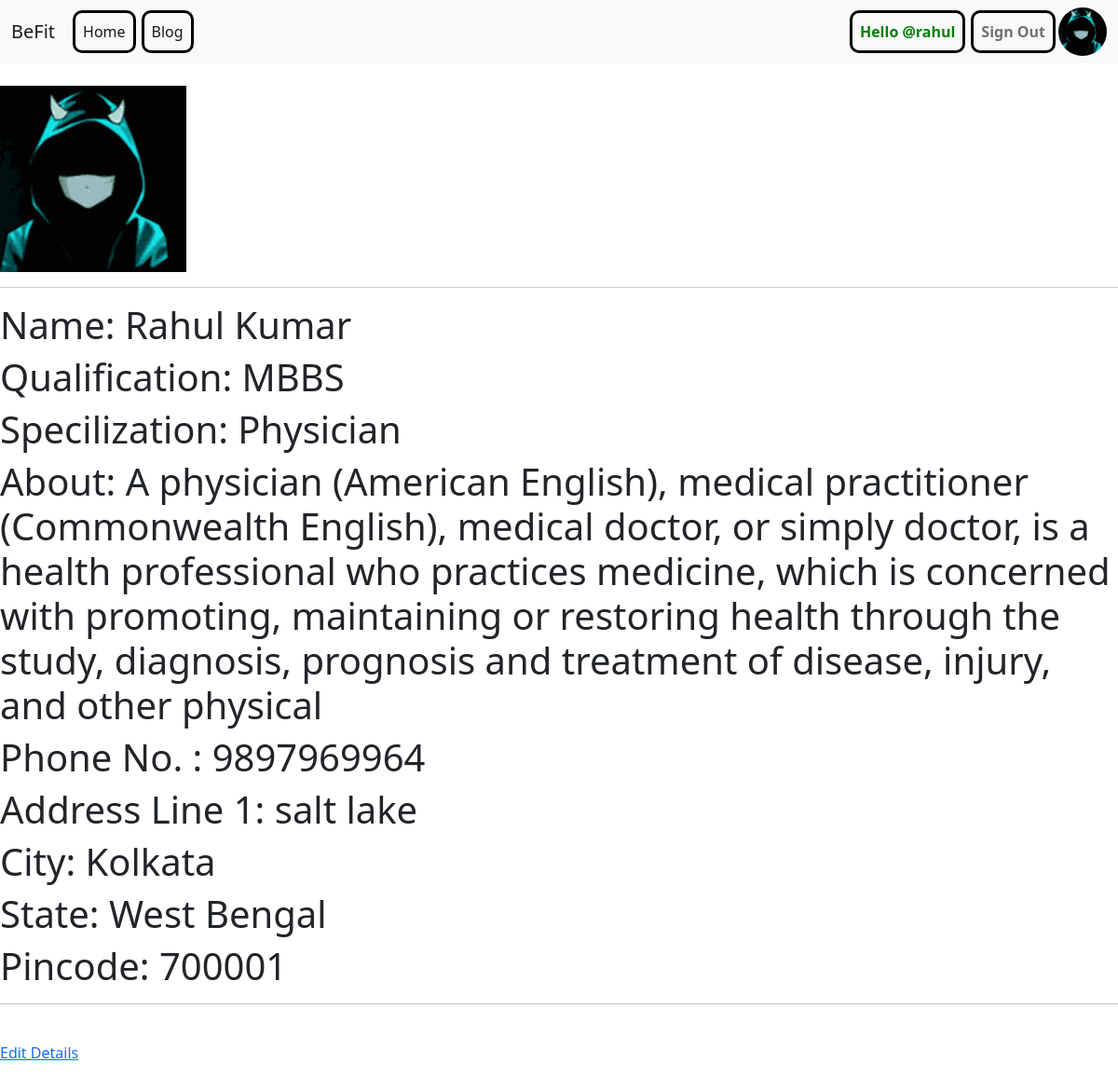
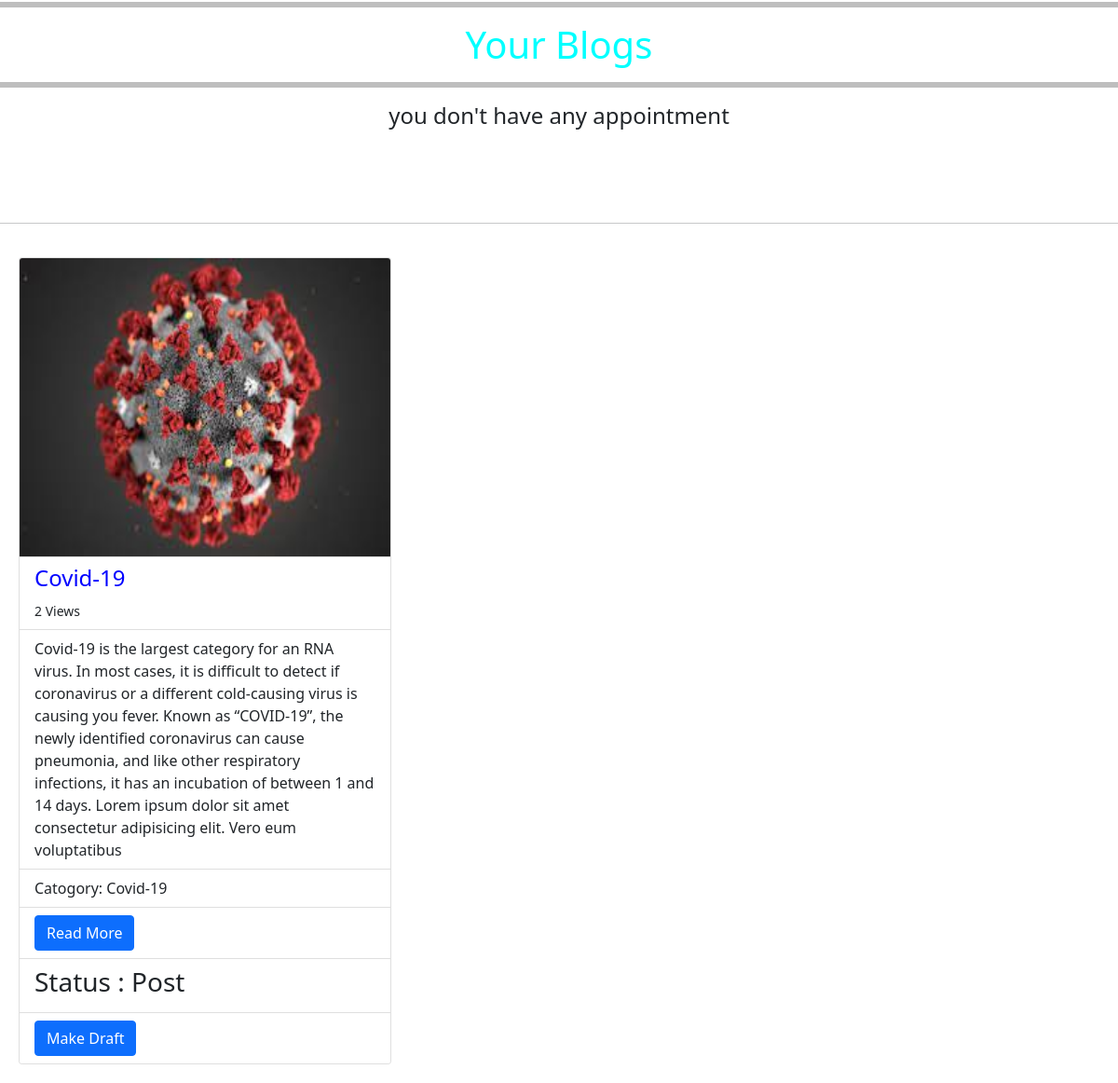
The app's page /profile/ (signed in) with its own data (2 pictures, top to bottom).
### management/models.py (models this page shows, shortened)
class Doctor(models.Model):
    user = models.OneToOneField(User , on_delete=models.CASCADE, related_name='Doctor')
    first_name = models.CharField(max_length=50)
    last_name = models.CharField(max_length=50)
    image = models.ImageField(upload_to = 'asset/profile-pic', default= 'asset/profile-pic/default.png')
    qualification_higest = models.CharField(max_length=40 , blank=True)
    specilization = models.CharField(max_length=100 ,blank=True)
    about = models.CharField(max_length=500 ,blank=True)
    phone_no = models.IntegerField(default=0 ,blank=True)
    add_line_1 = models.CharField(max_length=50 , blank=True)
    add_city = models.CharField(max_length=50  , blank=True)
    add_state = models.CharField(max_length=20 , blank=True)
    add_Pincode = models.IntegerField(default=0 ,blank=True)

### blog/models.py (models this page shows, shortened)
class Blog(models.Model):
    blog_author = models.ForeignKey(User, on_delete=models.CASCADE)
    blog_category = models.ForeignKey(Category, on_delete=models.CASCADE)
    blog_title = models.CharField(max_length=20)
    blog_image = models.ImageField(upload_to = 'asset/blog_image')
    blog_summary = models.CharField(max_length=100)
    blog_content = models.TextField()
    blog_views = models.IntegerField(default=0)
    blog_is_post = models.BooleanField(default=False)

class Category(models.Model):
    category_name = models.CharField(max_length=20)
    def __str__(self):
        return self.category_name

### management/views.py (the view)
# urls.py: path("profile/", views.profile, name="profile"),
def profile(request):
    if request.user.is_staff :
        if  Doctor.objects.filter(user = request.user).exists():
            if Blog.objects.filter(blog_author = request.user).exists():
                data = Doctor.objects.get(user = request.user)
                contents = Blog.objects.filter(blog_author = request.user)
                return render(request, 'profile.html', {'data': data , 'contents':contents})
            else:
                data = Doctor.objects.get(user = request.user)
                contents = Blog.objects.filter(blog_author = request.user)
                return render(request, 'profile.html', {'data': data})
        else:
            return redirect('add_details')
    elif request.user.is_authenticated:
        if  Patient.objects.filter(user = request.user).exists():
            data = Patient.objects.get(user = request.user)
            return render(request, 'profile.html', {'data': data})
        else:
            return redirect('add_details')
    else:
        return render(request, 'index.html')

### management/templates/profile.html (shortened to what this page needs)
{% extends 'base.html' %}
{% load static %}
{% block containt %}
<head>
</head>
<br>
<img src="{{data.image.url}}"  alt="image"  onerror="this.src='../static/dafault.png'" style="width: 200px;">
<hr>
<h1>Name: {{data.first_name}} {{data.last_name}}</h1>
{% if user.is_staff is True %}
<h1>Qualification: {{data.qualification_higest}}</h1>
<h1>Specilization: {{data.specilization}}</h1>
<h1>About: {{data.about}}</h1>
{% endif %}
<h1>Phone No. : {{data.phone_no}}</h1>
<h1>Address Line 1: {{data.add_line_1}}</h1>
<h1>City: {{data.add_city}}</h1>
<h1>State: {{data.add_state}}</h1>
<h1>Pincode: {{data.add_Pincode}}</h1>
<hr>
<br>
<a class="edit-details" href="/edit-details/">Edit Details</a>
<br>
{% if user.is_staff%}
<hr style="color: black;border: 3px solid black;">
<h1 style="text-align: center; color: aqua;">Your Blogs</h1>
<hr style="color: black;border: 3px solid black;">
{%if appointment%}
{{appointment}}
<div class="row g-0 card-row body-2">
  {%for appointments in appointment%}
  {{ appointments}}
  <div class="card card-box" style="width: 20rem; margin: 20px ;">
    <div class="card-body">
      <h5 class="card-title">booked for : {{ appointments}} {{appointment.last_name}}</h5>
      <p class="card-text">About: {{doctor.about}}</p>
    </div>
    <ul class="list-group list-group-flush">
      <li class="list-group-item">Specilization: {{appointment.specilization}}</li>
      <li class="list-group-item">Qualification: {{appointment.qualification_higest}}</li>
  </div>
  {% endfor %}
</div>
{% else %}
<h4 style="text-align:center; margin-bottom: 100px;">you don't have any appointment</h4>
{% endif %}
<hr>
{%if contents%}
<div class="row g-0 card-row body-2">
  {%for content in contents%}
  <div class="card card-box" style="width: 25rem; margin: 20px;">
      <img class="card-img-top" src="{{content.blog_image.url}}" style="height: 20rem;" >
      <ul class="list-group list-group-flush">
        <li class="list-group-item"><h4 style="color: blue;" class="card-title">{{content.blog_title}}</h4><small>{{content.blog_views}} Views</small></li>
        <li class="list-group-item"><p id="{{content.id}}" class="card-text">{{content.blog_summary}} Lorem ipsum dolor sit amet consectetur adipisicing elit. Vero eum voluptatibus</p></li>
        <li class="list-group-item">Catogory: {{content.blog_category}}</li>
        <li class="list-group-item"><a href="/blog/view-blog/{{content.id}}" class="btn btn-primary">Read More</a></li>
        {% if content.blog_is_post is True %}
        <li class="list-group-item"><h3>Status : Post</h3></li>
        <li class="list-group-item"><a class="btn btn-primary" href="/blog/draft-blog/{{content.id}}">Make Draft</a></li>
        {% endif %}
      </ul>
  </div>
  {% endfor %}
</div>
{% else %}
<h4 style="text-align:center; margin-bottom: 100px;">you haven't  uploaded any blog</h4>
{% endif %}
{% endif %}
{% endblock %}

### management/templates/base.html (shortened to what this page needs)
{% load static %}
<!doctype html>
<html lang="en">
  <head>
    <link href="https://cdn.jsdelivr.net/npm/bootstrap@5.1.3/dist/css/bootstrap.min.css" rel="stylesheet">
  </head>
  <body>
    <nav class="navbar navbar-expand-lg navbar-light bg-light sticky-top">
      <div class="container-fluid">
        <a class="navbar-brand" href="/">BeFit</a>
        <div class="collapse navbar-collapse" id="navbarNav">
          <ul class="navbar-nav my-design">
            <li class="nav-item">
              <a class="nav-link active" aria-current="page" href="/">Home</a>
            </li>
            <li class="nav-item">
              <a class="nav-link active" aria-current="page" href="/blog/">Blog</a>
            </li>
          </ul>
        </div>
        <div class="collapse navbar-collapse" id="navbarNav">
          <ul class="navbar-nav my-design" style="margin-left: auto; font-weight: bold;" >
            {% if user.is_authenticated%}
            <li class="nav-item">
              <div class="nav-link" style="color: green; font-weight: bold;">
                  Hello @{{user.username}}
              </div>
            </li>
            {% endif %}
            {% if user.is_authenticated%}
            <li class="nav-item">
              <a class="nav-link" href="/signout/">Sign Out</a>
            </li>
            <div class="nav-item">
              <a href="/profile/"><img src="{{data.image.url}}"  onerror="this.src='../static/dafault.png'" class="nav-item"  style="height: 52px; border-radius: 100px;"></a>
            </div>
            {% endif %}
          </ul>
        </div>
      </div>
    </nav>
    {% block containt %}
    {% endblock %}
  </body>
</html>

### management/templates/base.html (style rules this page uses)
.my-design li { border: 3px solid black; margin: 3px; border-radius: 10px; }

### records on screen
Doctor: image (picture), first_name "Rahul", last_name "Kumar", qualification_higest "MBBS", specilization "Physician", about "A physician (American English), medical practitioner (Commonwealth English), medical doctor, or simply doctor, is a health professional who practices medicine, which is concerned with promoting, maintaining or restoring health through the study, diagnosis, prognosis and treatment of disease, injury, and other physical", phone_no "9897969964", add_line_1 "salt lake", add_city "Kolkata", add_state "West Bengal", add_Pincode "700001"
Blog: blog_image (picture), blog_title "Covid-19", blog_views "2", blog_summary "Covid-19 is the largest category for an RNA virus. In most cases, it is difficult to detect if coronavirus or a different cold-causing virus is causing you fever. Known as “COVID-19”, the newly identified coronavirus can cause pneumonia, and like other respiratory infections, it has an incubation of between 1 and 14 days.", blog_category "Covid-19"

### other values on screen
{{ user.username }} "rahul"
